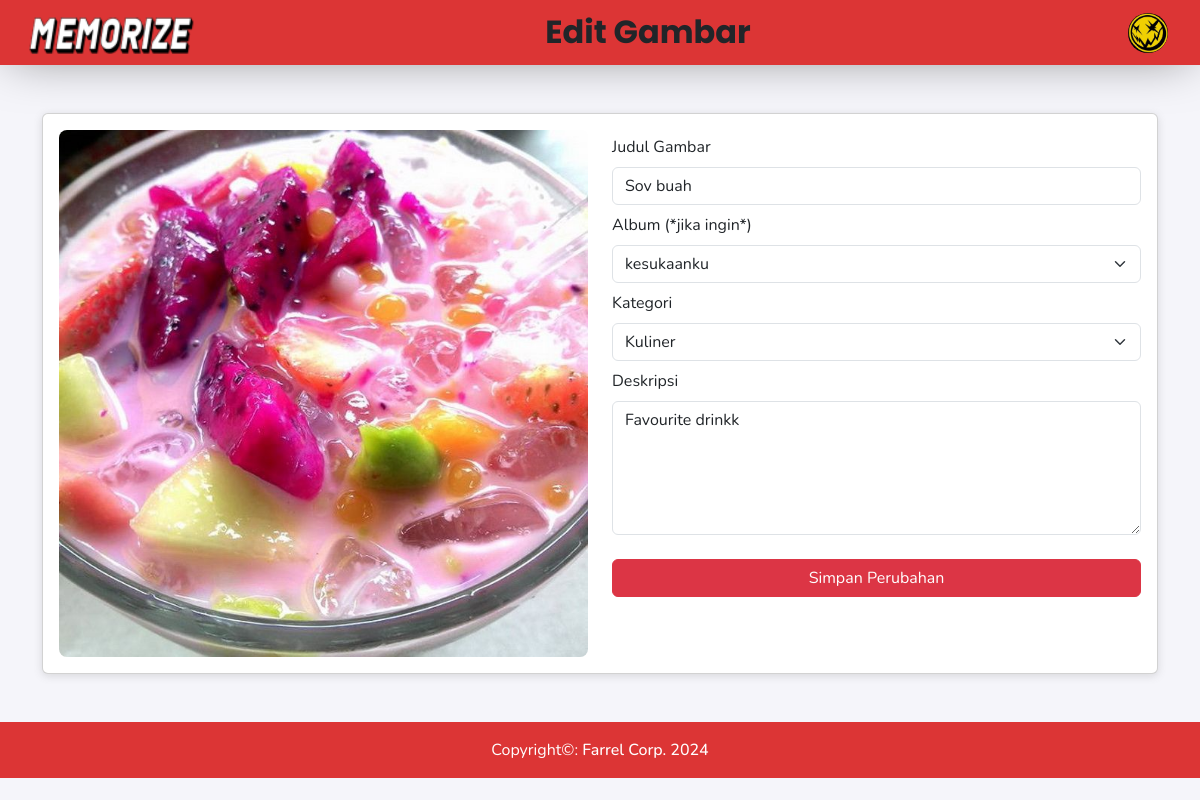
Page /gallery/edit.php?id=31 (signed in) on the committed database.
### tables this page shows
CREATE TABLE `user` (
  `userid` int(11) NOT NULL,
  `username` varchar(255) NOT NULL,
  `profile` varchar(150) DEFAULT NULL,
  `password` varchar(255) NOT NULL,
  `email` varchar(255) NOT NULL,
  `nama_lengkap` varchar(255) NOT NULL,
  `alamat` text NOT NULL
);

CREATE TABLE `foto` (
  `fotoid` int(11) NOT NULL,
  `judul_foto` varchar(255) NOT NULL,
  `deskripsi_foto` text NOT NULL,
  `tanggal_unggah` datetime NOT NULL DEFAULT current_timestamp(),
  `lokasi_file` varchar(255) NOT NULL,
  `albumid` int(11) NOT NULL,
  `userid` int(11) NOT NULL,
  `kategori` set('santai','alam','kuliner','benda') NOT NULL
);

### gallery/function.php (called while the page is built, shortened)
<?php
$servername = "localhost";
$username = "root";
$password = "";
$dbname = "galeri";
$conn = mysqli_connect($servername, $username, $password, $dbname);
?>
<?php
function detail_data_user($userid)
{
    global $conn;
    $sql = "SELECT * FROM user WHERE userid = ?";
    $stmt = $conn->prepare($sql);
    $stmt->bind_param("i", $userid);
    $stmt->execute();
    $result = $stmt->get_result();
    if ($result && $result->num_rows == 1) {
        return true;
    } else {
        return false;
    }
}
?>
<?php
function show_album($userid){
    global $conn;
    $sql = "SELECT albumid, nama_album FROM album where userid=$userid";
    $result = $conn->query($sql);
    return $result;
}
?>
<?php
function detail_gambar($gambarid)
{
    global $conn;
    $sql = "SELECT * FROM foto WHERE fotoid = ?";
    $stmt = $conn->prepare($sql);
    $stmt->bind_param("i", $gambarid);
    $stmt->execute();
    $result = $stmt->get_result();
    return $result;
}
?>

### gallery/edit.php (the view, shortened to what this page needs)
<?php
require('function.php');
if (detail_data_user(trim($_SESSION['id_user']))) {
    $row1 = mysqli_fetch_assoc($result);
}
$gambar = mysqli_fetch_assoc(detail_gambar(trim($_GET['id'])));
$albums = show_album(trim($_SESSION['id_user']));
?>
<!DOCTYPE html>
<html lang="en">
<head>
    <link rel="stylesheet" href="css/galleri.css">
    <link href="https://cdn.jsdelivr.net/npm/bootstrap@5.3.2/dist/css/bootstrap.min.css" rel="stylesheet">
    <link href="https://cdn.jsdelivr.net/npm/bootstrap-icons/font/bootstrap-icons.css" rel="stylesheet">
    <link rel="stylesheet" href="https://unpkg.com/flickity@2/dist/flickity.min.css">
</head>
<body>
    <nav class="navbar navbar-expand-lg">
        <div class="container-fluid">
            <a class="navbar-brand" href="index.php">
                <img src="src/logo1.png" alt="logo memorize" class="logo-img">
            </a>
            <div class="d-sm-flex align-items-center justify-content-center page-title-container edit">
                <h2 class="m-0 pe-5 page-title edit" data-bs-toggle="modal" data-bs-target="#addAlbumModal">Edit Gambar
                </h2>
            </div>
            <div class="dropdown me-2">
                <a class="btn dropdown-toggle" href="#" role="button" id="dropdownMenuLink" data-bs-toggle="dropdown" aria-expanded="false">
                    <img src="profile/<?php echo $row1['profile'] == "" || $row1['profile'] == null ? "nopict.png" : $row1['profile']; ?>" alt="profil" class="profil-img">
                </a>
            </div>
        </div>
    </nav>
    <div class="container mt-5 mb-4">
        <div class="row">
            <div class="">
                <div class="card p-3">
                    <div class="row no-gutters">
                        <div class="col-md-6">
                            <img src="album/<?= $gambar['lokasi_file'] ?>" class="card-img-top rounded-3" alt="...">
                        </div>
                        <div class="col-md-6">
                            <div class="card-body">
                                <form method="post">
                                    <label for="judul" class="form-label">Judul Gambar</label>
                                    <input type="text" value="<?= $gambar['judul_foto'] ?>" class="form-control" id="judul" name="judul">
                                    <label for="album" class="form-label" id="alb">Album (*jika ingin*)</label>
                                    <?php if ($albums->num_rows > 0) { ?>
                                        <select name="albumid" class="form-select">
                                            <?php while ($album = $albums->fetch_assoc()) {
                                                $selected = ($album["albumid"] == $gambar['albumid']) ? 'selected' : ''; ?>
                                                <option value="<?= $album['albumid'] ?>" <?= $selected ?>><?= $album['nama_album'] ?></option>
                                        <?php }
                                        } ?>
                                        </select>
                                        <label for="album" class="form-label" id="kat">Kategori</label>
                                        <select id="album" class="form-select" aria-label="kategori gambar" name="kategori" required>
                                            <option value="kuliner" <?= ($gambar['kategori'] == 'kuliner') ? 'selected' : '' ?>>Kuliner</option>
                                        </select>
                                        <label for="desk" class="form-label" id="deskripsi">Deskripsi</label>
                                        <textarea type="text" class="form-control" id="desk" rows="5" name="deskripsi"><?= $gambar['deskripsi_foto'] ?></textarea>
                                        <div class="btn-position">
                                            <button type="submit" class="btn btn-danger mb-1 w-100">Simpan Perubahan</button>
                                        </div>
                                </form>
                            </div>
                        </div>
                    </div>
                </div>
            </div>
        </div>
    </div>
    <div class="mt-5 .footer">
        <footer class="text-center text-lg-start" style="background-color: #DC3535;">
            <div class="text-center text-white p-3" style="background-color: #DC3535;">
                Copyright©:
                <a class="text-white" href="https://www.instagram.com/farrel_fff?igsh=bG5qMm91NTZsOXA4">Farrel Corp. 2024</a>
            </div>
        </footer>
    </div>
</body>
</html>

### gallery/css/galleri.css (style rules this page uses)
body { background-color: #F5F5FA !important; font-family: "Nunito", "sans" !important; }
a { text-decoration: none !important; font-weight: 500; }
.navbar { box-shadow: 0px 0px 50px -10px rgba(0, 0, 0, 0.5); background-color: #DC3535; height: 65px; }
.logo-img { width: 200px; height: auto; }
.page-title-container { min-width: 150px; cursor: pointer !important; }
.page-title { margin: 0; font-size: 2rem; font-weight: bold; font-family: 'poppins'; display: flex; align-items: center; }
.page-title.edit, .page-title.edit:hover { text-decoration: none !important; }
.page-title-container.edit { cursor: auto !important; }
.profil-img { width: 40px; height: 40px; border-radius: 50%; }
.dropdown-toggle::after { display: none !important; }
.dropdown-toggle, .dropdown-toggle.btn.show, .dropdown-toggle.btn:first-child:active, .dropdown-toggle.btn.active, .dropdown-toggle.btn-check:checked+.btn, :not(.btn-check)+.btn:active { border: none !important; }
select.form-select option { border-radius: 10px !important; }
.card { box-shadow: rgba(99, 99, 99, 0.2) 0px 2px 8px 0px; }
.card-img-top { width: 100%; height: auto; }
.card-body { padding: 0.3rem 0px 0px 0px !important; }
.btn-position { display: flex; justify-content: flex-end; margin-top: 1.5rem; }
#deskripsi, #kat, #alb { margin-top: 0.5rem; }

### rows in the picture
user: profile (picture)
foto: lokasi_file (picture), judul "Sov buah", kategori "Kuliner", deskripsi "Favourite drinkk"

### other values in the picture
form field albumid "kesukaanku"
